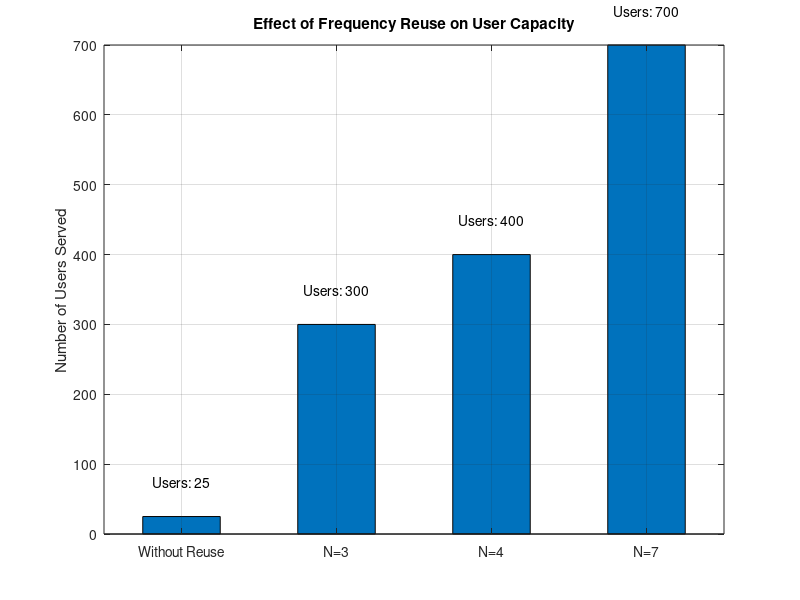

Reproduce this figure in MATLAB.
clc;
clear all;
close all;
k = 25;% Fixed number of channels per cell

N_list = [3 4 7];% Cluster sizes 
M = 4;  % Number of reuse clusters

users_without_reuse = k;  % Only 1 cell, no reuse

users_with_reuse_list = zeros(size(N_list));
S_list = zeros(size(N_list));

for i = 1:length(N_list)
    N = N_list(i);
    S = k * N;                 % Total channels in system (per cluster)
    total_cells = M * N;
    users_with_reuse_list(i) = total_cells * k; % Total users served
    S_list(i) = S;
end


% Plotting

figure;
bar([users_without_reuse users_with_reuse_list], 0.5);
%xticklabels(['Without Reuse', 'N=3', 'N=4', 'N=7']);
set(gca, 'XTickLabel', {'Without Reuse', 'N=3', 'N=4', 'N=7'});
ylabel('Number of Users Served');
title('Effect of Frequency Reuse on User Capacity');
grid on;

% Add text above bars
values = [users_without_reuse users_with_reuse_list];
for i = 1:length(values)
    text(i, values(i) + 50, ['Users: ' num2str(values(i))], ...
        'HorizontalAlignment','center');
end


% Print Table

fprintf(' Frequency Reuse Comparison (Fixed k = %d channels/cell) \n', k);
fprintf('Without Reuse → Users Served = %d\n', users_without_reuse);
for i = 1:length(N_list)
    fprintf('With Reuse (N = %d) → Total Channels = %d, Users Served = %d\n', ...
        N_list(i), S_list(i), users_with_reuse_list(i));
end

